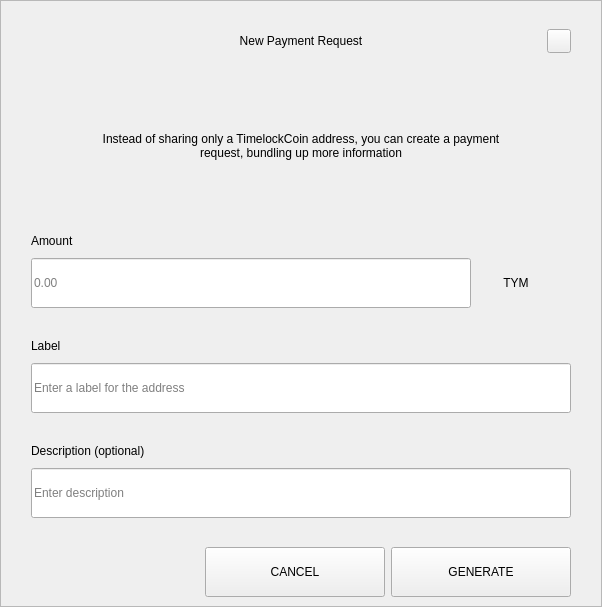
<?xml version="1.0" encoding="UTF-8"?>
<ui version="4.0">
 <class>RequestDialog</class>
 <widget class="QDialog" name="RequestDialog">
  <property name="geometry">
   <rect>
    <x>0</x>
    <y>0</y>
    <width>602</width>
    <height>607</height>
   </rect>
  </property>
  <property name="windowTitle">
   <string>Dialog</string>
  </property>
  <layout class="QVBoxLayout" name="verticalLayout_5">
   <property name="spacing">
    <number>0</number>
   </property>
   <property name="leftMargin">
    <number>0</number>
   </property>
   <property name="topMargin">
    <number>0</number>
   </property>
   <property name="rightMargin">
    <number>0</number>
   </property>
   <property name="bottomMargin">
    <number>0</number>
   </property>
   <item>
    <widget class="QFrame" name="frame">
     <property name="styleSheet">
      <string notr="true"/>
     </property>
     <property name="frameShape">
      <enum>QFrame::StyledPanel</enum>
     </property>
     <property name="frameShadow">
      <enum>QFrame::Raised</enum>
     </property>
     <layout class="QVBoxLayout" name="verticalLayout_4" stretch="1,0,0">
      <property name="spacing">
       <number>0</number>
      </property>
      <property name="leftMargin">
       <number>30</number>
      </property>
      <property name="topMargin">
       <number>20</number>
      </property>
      <property name="rightMargin">
       <number>30</number>
      </property>
      <property name="bottomMargin">
       <number>0</number>
      </property>
      <item>
       <layout class="QHBoxLayout" name="horizontalLayout_3">
        <property name="spacing">
         <number>0</number>
        </property>
        <item>
         <spacer name="horizontalSpacer_21">
          <property name="orientation">
           <enum>Qt::Horizontal</enum>
          </property>
          <property name="sizeHint" stdset="0">
           <size>
            <width>40</width>
            <height>20</height>
           </size>
          </property>
         </spacer>
        </item>
        <item>
         <widget class="QLabel" name="labelTitle">
          <property name="minimumSize">
           <size>
            <width>0</width>
            <height>40</height>
           </size>
          </property>
          <property name="maximumSize">
           <size>
            <width>16777215</width>
            <height>40</height>
           </size>
          </property>
          <property name="styleSheet">
           <string notr="true">padding-left:24px;</string>
          </property>
          <property name="text">
           <string>New Payment Request</string>
          </property>
          <property name="alignment">
           <set>Qt::AlignCenter</set>
          </property>
          <property name="margin">
           <number>7</number>
          </property>
         </widget>
        </item>
        <item>
         <spacer name="horizontalSpacer">
          <property name="orientation">
           <enum>Qt::Horizontal</enum>
          </property>
          <property name="sizeHint" stdset="0">
           <size>
            <width>40</width>
            <height>20</height>
           </size>
          </property>
         </spacer>
        </item>
        <item>
         <widget class="QPushButton" name="btnEsc">
          <property name="minimumSize">
           <size>
            <width>24</width>
            <height>24</height>
           </size>
          </property>
          <property name="maximumSize">
           <size>
            <width>24</width>
            <height>24</height>
           </size>
          </property>
          <property name="focusPolicy">
           <enum>Qt::NoFocus</enum>
          </property>
          <property name="text">
           <string/>
          </property>
         </widget>
        </item>
       </layout>
      </item>
      <item>
       <widget class="QStackedWidget" name="stack">
        <property name="minimumSize">
         <size>
          <width>540</width>
          <height>0</height>
         </size>
        </property>
        <property name="maximumSize">
         <size>
          <width>540</width>
          <height>16777215</height>
         </size>
        </property>
        <property name="currentIndex">
         <number>0</number>
        </property>
        <widget class="QWidget" name="page_1">
         <property name="minimumSize">
          <size>
           <width>540</width>
           <height>0</height>
          </size>
         </property>
         <property name="maximumSize">
          <size>
           <width>540</width>
           <height>16777215</height>
          </size>
         </property>
         <layout class="QVBoxLayout" name="layout1">
          <property name="spacing">
           <number>0</number>
          </property>
          <property name="leftMargin">
           <number>0</number>
          </property>
          <property name="topMargin">
           <number>0</number>
          </property>
          <property name="rightMargin">
           <number>0</number>
          </property>
          <property name="bottomMargin">
           <number>0</number>
          </property>
          <item>
           <spacer name="verticalSpacer_21">
            <property name="orientation">
             <enum>Qt::Vertical</enum>
            </property>
            <property name="sizeType">
             <enum>QSizePolicy::Fixed</enum>
            </property>
            <property name="sizeHint" stdset="0">
             <size>
              <width>20</width>
              <height>30</height>
             </size>
            </property>
           </spacer>
          </item>
          <item alignment="Qt::AlignHCenter">
           <widget class="QLabel" name="labelMessage">
            <property name="minimumSize">
             <size>
              <width>400</width>
              <height>50</height>
             </size>
            </property>
            <property name="text">
             <string>Instead of sharing only a TimelockCoin address, you can create a payment request, bundling up more information</string>
            </property>
            <property name="alignment">
             <set>Qt::AlignCenter</set>
            </property>
            <property name="wordWrap">
             <bool>true</bool>
            </property>
           </widget>
          </item>
          <item alignment="Qt::AlignBottom">
           <widget class="QWidget" name="containerAmount" native="true">
            <layout class="QVBoxLayout" name="verticalLayout">
             <property name="spacing">
              <number>9</number>
             </property>
             <property name="leftMargin">
              <number>0</number>
             </property>
             <property name="topMargin">
              <number>0</number>
             </property>
             <property name="rightMargin">
              <number>0</number>
             </property>
             <property name="bottomMargin">
              <number>0</number>
             </property>
             <item>
              <widget class="QLabel" name="labelSubtitleAmount">
               <property name="minimumSize">
                <size>
                 <width>350</width>
                 <height>16</height>
                </size>
               </property>
               <property name="maximumSize">
                <size>
                 <width>16777215</width>
                 <height>16</height>
                </size>
               </property>
               <property name="text">
                <string>Amount</string>
               </property>
              </widget>
             </item>
             <item alignment="Qt::AlignTop">
              <widget class="QWidget" name="layoutAmount" native="true">
               <layout class="QHBoxLayout" name="horizontalLayout" stretch="2,0">
                <property name="spacing">
                 <number>0</number>
                </property>
                <property name="leftMargin">
                 <number>0</number>
                </property>
                <property name="topMargin">
                 <number>0</number>
                </property>
                <property name="rightMargin">
                 <number>0</number>
                </property>
                <property name="bottomMargin">
                 <number>0</number>
                </property>
                <item>
                 <widget class="QLineEdit" name="lineEditAmount">
                  <property name="minimumSize">
                   <size>
                    <width>0</width>
                    <height>50</height>
                   </size>
                  </property>
                  <property name="maximumSize">
                   <size>
                    <width>16777215</width>
                    <height>50</height>
                   </size>
                  </property>
                  <property name="placeholderText">
                   <string notr="true">0.00</string>
                  </property>
                 </widget>
                </item>
                <item>
                 <widget class="QWidget" name="comboContainer" native="true">
                  <property name="minimumSize">
                   <size>
                    <width>100</width>
                    <height>50</height>
                   </size>
                  </property>
                  <property name="maximumSize">
                   <size>
                    <width>16777215</width>
                    <height>50</height>
                   </size>
                  </property>
                  <layout class="QHBoxLayout" name="horizontalLayout_31">
                   <property name="spacing">
                    <number>0</number>
                   </property>
                   <property name="leftMargin">
                    <number>0</number>
                   </property>
                   <property name="topMargin">
                    <number>0</number>
                   </property>
                   <property name="rightMargin">
                    <number>10</number>
                   </property>
                   <property name="bottomMargin">
                    <number>0</number>
                   </property>
                   <item>
                    <widget class="QLabel" name="comboBoxCoin">
                     <property name="text">
                      <string>TYM</string>
                     </property>
                     <property name="alignment">
                      <set>Qt::AlignCenter</set>
                     </property>
                    </widget>
                   </item>
                  </layout>
                 </widget>
                </item>
               </layout>
              </widget>
             </item>
            </layout>
           </widget>
          </item>
          <item>
           <spacer name="verticalSpacer_31">
            <property name="orientation">
             <enum>Qt::Vertical</enum>
            </property>
            <property name="sizeType">
             <enum>QSizePolicy::Fixed</enum>
            </property>
            <property name="sizeHint" stdset="0">
             <size>
              <width>20</width>
              <height>30</height>
             </size>
            </property>
           </spacer>
          </item>
          <item>
           <layout class="QVBoxLayout" name="verticalLayoutLabel">
            <property name="spacing">
             <number>9</number>
            </property>
            <item>
             <widget class="QLabel" name="labelSubtitleLabel">
              <property name="minimumSize">
               <size>
                <width>0</width>
                <height>16</height>
               </size>
              </property>
              <property name="maximumSize">
               <size>
                <width>16777215</width>
                <height>16</height>
               </size>
              </property>
              <property name="text">
               <string>Label</string>
              </property>
             </widget>
            </item>
            <item>
             <widget class="QLineEdit" name="lineEditLabel">
              <property name="minimumSize">
               <size>
                <width>0</width>
                <height>50</height>
               </size>
              </property>
              <property name="maximumSize">
               <size>
                <width>16777215</width>
                <height>50</height>
               </size>
              </property>
              <property name="placeholderText">
               <string>Enter a label for the address</string>
              </property>
             </widget>
            </item>
           </layout>
          </item>
          <item>
           <spacer name="verticalSpacer_34">
            <property name="orientation">
             <enum>Qt::Vertical</enum>
            </property>
            <property name="sizeType">
             <enum>QSizePolicy::Fixed</enum>
            </property>
            <property name="sizeHint" stdset="0">
             <size>
              <width>20</width>
              <height>30</height>
             </size>
            </property>
           </spacer>
          </item>
          <item>
           <layout class="QVBoxLayout" name="verticalLayoutDescription">
            <property name="spacing">
             <number>9</number>
            </property>
            <item>
             <widget class="QLabel" name="labelSubtitleDescription">
              <property name="minimumSize">
               <size>
                <width>0</width>
                <height>16</height>
               </size>
              </property>
              <property name="maximumSize">
               <size>
                <width>16777215</width>
                <height>16</height>
               </size>
              </property>
              <property name="text">
               <string>Description (optional)</string>
              </property>
             </widget>
            </item>
            <item>
             <widget class="QLineEdit" name="lineEditDescription">
              <property name="minimumSize">
               <size>
                <width>0</width>
                <height>50</height>
               </size>
              </property>
              <property name="maximumSize">
               <size>
                <width>16777215</width>
                <height>50</height>
               </size>
              </property>
              <property name="placeholderText">
               <string>Enter description</string>
              </property>
             </widget>
            </item>
            <item>
             <spacer name="verticalSpacer_4">
              <property name="orientation">
               <enum>Qt::Vertical</enum>
              </property>
              <property name="sizeType">
               <enum>QSizePolicy::Fixed</enum>
              </property>
              <property name="sizeHint" stdset="0">
               <size>
                <width>20</width>
                <height>20</height>
               </size>
              </property>
             </spacer>
            </item>
           </layout>
          </item>
         </layout>
        </widget>
        <widget class="QWidget" name="page_2">
         <layout class="QVBoxLayout" name="layout2">
          <item>
           <spacer name="verticalSpacer_5">
            <property name="orientation">
             <enum>Qt::Vertical</enum>
            </property>
            <property name="sizeType">
             <enum>QSizePolicy::Fixed</enum>
            </property>
            <property name="sizeHint" stdset="0">
             <size>
              <width>20</width>
              <height>50</height>
             </size>
            </property>
           </spacer>
          </item>
          <item alignment="Qt::AlignHCenter">
           <widget class="QLabel" name="labelQrImg">
            <property name="minimumSize">
             <size>
              <width>260</width>
              <height>260</height>
             </size>
            </property>
            <property name="maximumSize">
             <size>
              <width>260</width>
              <height>260</height>
             </size>
            </property>
            <property name="text">
             <string/>
            </property>
            <property name="alignment">
             <set>Qt::AlignCenter</set>
            </property>
           </widget>
          </item>
          <item>
           <spacer name="verticalSpacer_2">
            <property name="orientation">
             <enum>Qt::Vertical</enum>
            </property>
            <property name="sizeType">
             <enum>QSizePolicy::Fixed</enum>
            </property>
            <property name="sizeHint" stdset="0">
             <size>
              <width>20</width>
              <height>30</height>
             </size>
            </property>
           </spacer>
          </item>
          <item alignment="Qt::AlignHCenter">
           <widget class="QLabel" name="labelAddress">
            <property name="text">
             <string>M6tGR83SQbie1SW72hjcWJvFfip5krte2Z </string>
            </property>
           </widget>
          </item>
          <item>
           <spacer name="verticalSpacer_32">
            <property name="orientation">
             <enum>Qt::Vertical</enum>
            </property>
            <property name="sizeType">
             <enum>QSizePolicy::Expanding</enum>
            </property>
            <property name="sizeHint" stdset="0">
             <size>
              <width>20</width>
              <height>20</height>
             </size>
            </property>
           </spacer>
          </item>
          <item>
           <layout class="QHBoxLayout" name="horizontal">
            <property name="leftMargin">
             <number>20</number>
            </property>
            <property name="rightMargin">
             <number>20</number>
            </property>
            <property name="bottomMargin">
             <number>20</number>
            </property>
            <item>
             <spacer name="horizontalSpacer_4">
              <property name="orientation">
               <enum>Qt::Horizontal</enum>
              </property>
              <property name="sizeHint" stdset="0">
               <size>
                <width>40</width>
                <height>20</height>
               </size>
              </property>
             </spacer>
            </item>
            <item>
             <widget class="QPushButton" name="btnCopyAddress">
              <property name="minimumSize">
               <size>
                <width>180</width>
                <height>50</height>
               </size>
              </property>
              <property name="text">
               <string>COPY ADDRESS</string>
              </property>
             </widget>
            </item>
            <item>
             <widget class="QPushButton" name="btnCopyUrl">
              <property name="minimumSize">
               <size>
                <width>180</width>
                <height>50</height>
               </size>
              </property>
              <property name="text">
               <string>COPY URL</string>
              </property>
             </widget>
            </item>
            <item>
             <spacer name="horizontalSpacer_2">
              <property name="orientation">
               <enum>Qt::Horizontal</enum>
              </property>
              <property name="sizeHint" stdset="0">
               <size>
                <width>40</width>
                <height>20</height>
               </size>
              </property>
             </spacer>
            </item>
           </layout>
          </item>
         </layout>
        </widget>
       </widget>
      </item>
      <item>
       <widget class="QWidget" name="buttonsStack" native="true">
        <layout class="QHBoxLayout" name="horizontalLayout_5">
         <property name="leftMargin">
          <number>20</number>
         </property>
         <property name="rightMargin">
          <number>0</number>
         </property>
         <item>
          <spacer name="horizontalSpacer_41">
           <property name="orientation">
            <enum>Qt::Horizontal</enum>
           </property>
           <property name="sizeHint" stdset="0">
            <size>
             <width>40</width>
             <height>20</height>
            </size>
           </property>
          </spacer>
         </item>
         <item>
          <widget class="QPushButton" name="btnCancel">
           <property name="minimumSize">
            <size>
             <width>180</width>
             <height>50</height>
            </size>
           </property>
           <property name="focusPolicy">
            <enum>Qt::NoFocus</enum>
           </property>
           <property name="text">
            <string>CANCEL</string>
           </property>
          </widget>
         </item>
         <item>
          <widget class="QPushButton" name="btnSave">
           <property name="minimumSize">
            <size>
             <width>180</width>
             <height>50</height>
            </size>
           </property>
           <property name="focusPolicy">
            <enum>Qt::NoFocus</enum>
           </property>
           <property name="text">
            <string>GENERATE</string>
           </property>
          </widget>
         </item>
        </layout>
       </widget>
      </item>
     </layout>
    </widget>
   </item>
  </layout>
 </widget>
 <resources/>
 <connections/>
</ui>
